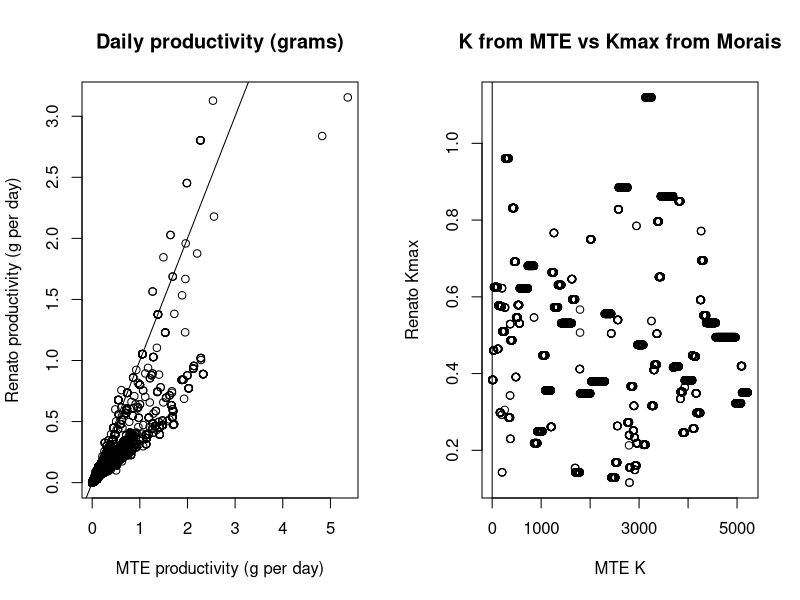

Write the R code that produced this figure.


prod_mte<-read.csv("data/wcs/madagascar_potential-prod-test_mte.csv")
prod_morais<-read.csv("data/wcs/madagascar_potential-prod-test_rfishprod.csv")

pdf(file = 'fig/mte_vs_morais/mad_daily_productivity.pdf', height = 6, width=10)
par(mfrow=c(1,2))
plot(prod_mte$prod_g_day, prod_morais$prod_day, 
     xlab = 'MTE productivity (g per day)', ylab = 'Renato productivity (g per day)')
abline(0, 1)
title('Daily productivity (grams)')

plot(prod_mte$K, prod_morais$Kmax, 
     xlab = 'MTE K', ylab = 'Renato Kmax')
abline(0,1)
title('K from MTE vs Kmax from Morais')

dev.off()